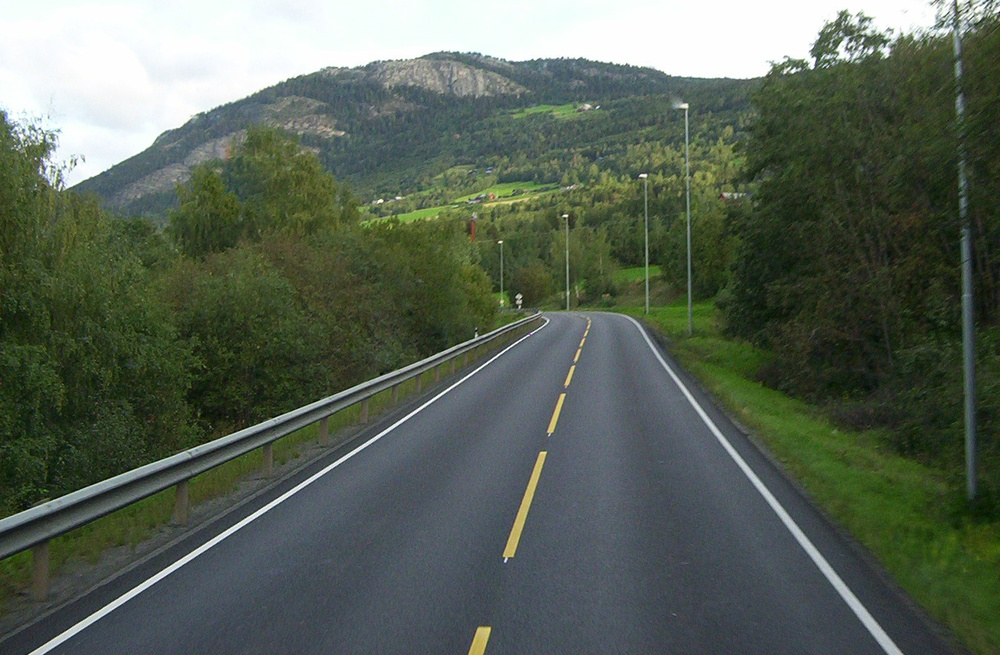
#> input picture code/rpi4/doc_progs/hough/strasse.jpg, 1000 x 655 px, shrunk from 1346 x 882 before the run
$ python hough.py
#> lines starting #> are read from the running program, lines starting #| are printed output that depends on the picture; after the words box and inside, x2 and y2 are one past the last pixel; in counts of white or black regions, pixels touching at a corner belong together
import cv2
import numpy as np

img = cv2.imread('strasse.jpg')
#> img is the input picture: shape (655, 1000, 3); mean B, G, R 87, 99.6, 89.3
gray = cv2.cvtColor(img, cv2.COLOR_BGR2GRAY)
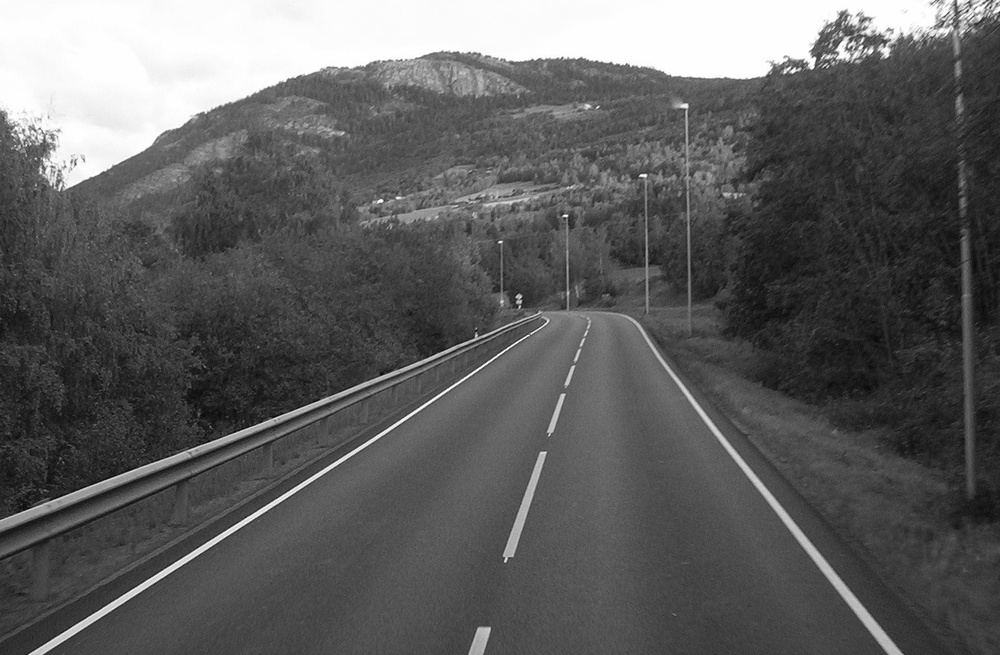
#> gray: shape (655, 1000); min 2, max 255, mean 95.1

canny_image = cv2.Canny(gray, 50, 150)
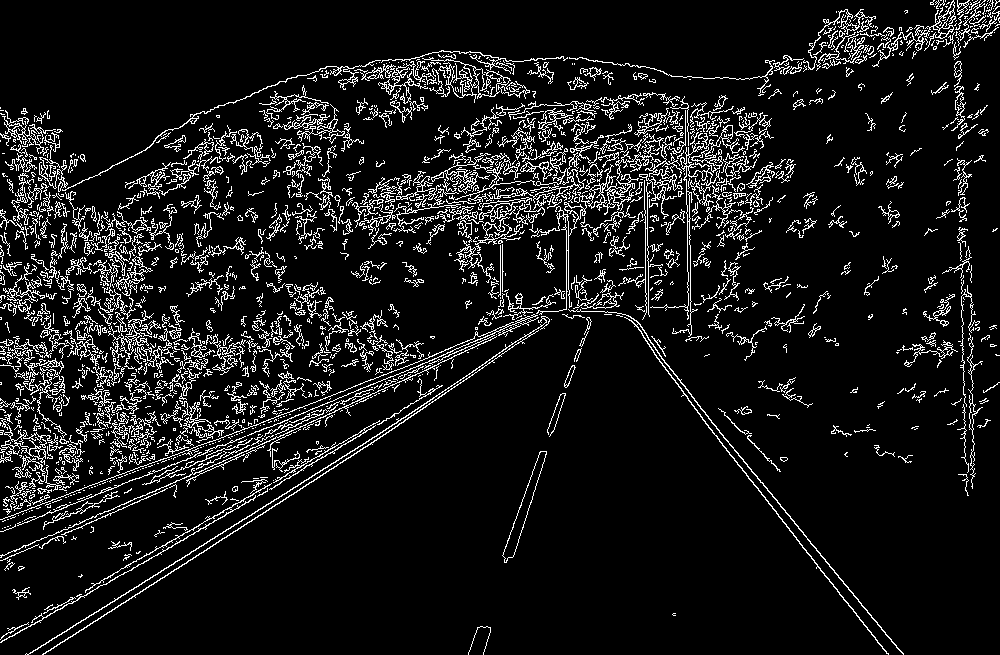
#> canny_image: shape (655, 1000); 9.3% white in thin lines or dots

lines = cv2.HoughLinesP(
    canny_image,
    rho=1,
    theta=np.pi/180,
    threshold=100,
    minLineLength=50,
    maxLineGap=10
)
#> lines = 517 rows, first 6: [27, 654, 379, 434], [111, 611, 425, 407], [688, 400, 878, 643], [52, 609, 379, 420], [104, 584, 303, 470], [320, 418, 538, 317]

if lines is not None:
    for line in lines:
        x1, y1, x2, y2 = line[0]
        cv2.line(img, (x1, y1), (x2, y2), (0, 255, 0), 2)
#> this loop made 517 passes
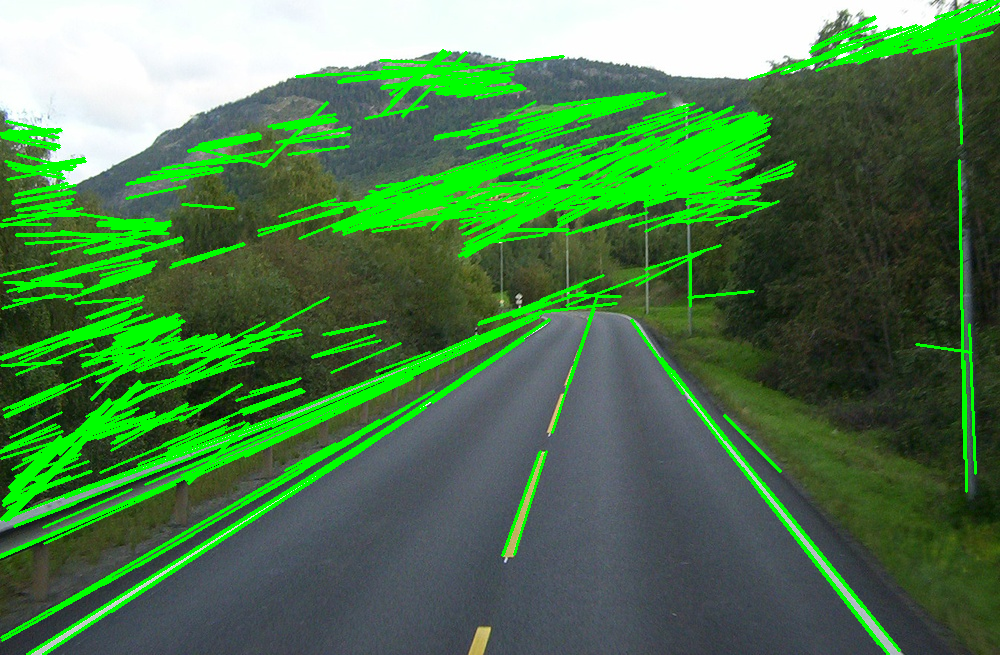
#> img: shape (655, 1000, 3); 15.06% of pixels changed, all inside (x1, y1, x2, y2) = (0, 0, 1000, 655)

cv2.imshow("Erkannte Linien", img)
cv2.imwrite("lines.png", img)
cv2.waitKey(0)
cv2.destroyAllWindows()
